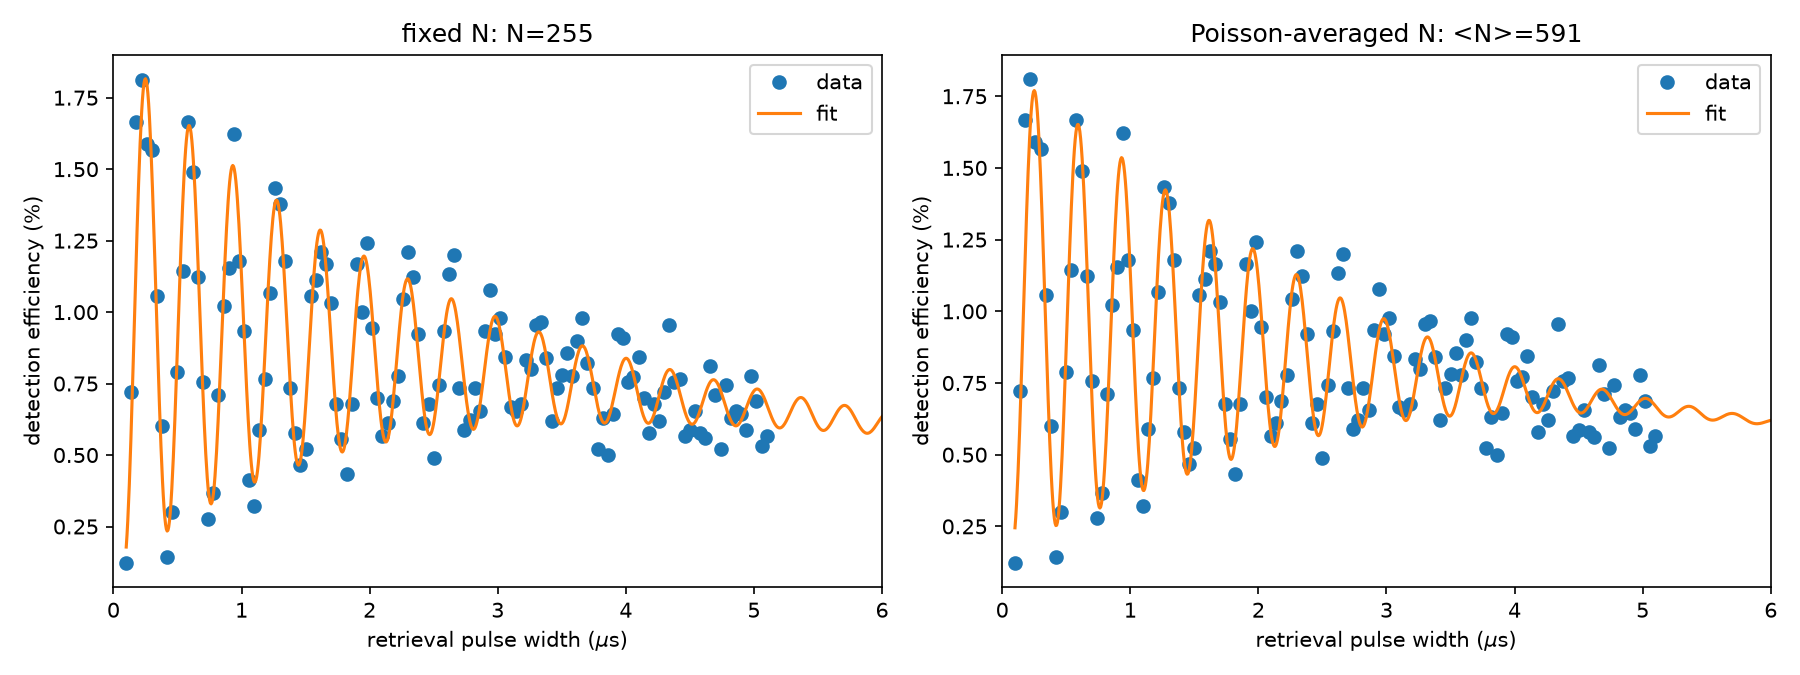

Reproduce this figure in Python.
"""Collective sqrt(N) Rabi oscillation: fit of the retrieval efficiency vs. pulse width.

Reproduces the Rabi-oscillation fitting used in Y. Mei, Y. Li, H. Nguyen, P. R.
Berman, A. Kuzmich, "Trapped Alkali-Metal Rydberg Qubit," Phys. Rev. Lett. 128,
123601 (2022). A weak two-photon (EIT-Raman) excitation pulse of variable
width couples the ground state to a single collective Rydberg excitation
shared by N atoms in the trap; because the two-atom-photon coupling scales
with the number of atoms as sqrt(N), the detection ("retrieval") efficiency
oscillates and decays as

    eff(t) = D*exp(-E*(t-t0)) - A*exp(-B*(t-t0))*cos(sqrt(N)*Omega_eff*(t-t0))

with a fixed single-atom two-photon Rabi-frequency scale Omega_eff set by the
control/probe Rabi frequencies (11.9, 14.8 MHz) and single-photon detuning
(480 MHz) of the EIT ladder scheme. Because the trapped atom number N
fluctuates shot to shot (loaded from a Poissonian atom-number distribution),
the observed contrast is reduced relative to the fixed-N curve; a second fit
Poisson-averages the same lineshape over N to capture this.

Source: Rabi fitting.ipynb. Data: data/150uk.csv (150 uK trap depth
retrieval-efficiency scan; columns "pulse width" [ns], "eff" [fraction]).
"""

from pathlib import Path

import matplotlib

matplotlib.use("Agg")
import matplotlib.pyplot as plt
import numpy as np
import pandas as pd
from scipy.optimize import curve_fit
from scipy.stats import poisson

# Fixed two-photon Rabi-frequency scale (MHz) set by the control/probe Rabi
# frequencies (11.9, 14.8 MHz) and the 480 MHz single-photon EIT detuning.
OMEGA_EFF_CONST = 2 * np.pi * 11.9 * 14.8 / (2 * 480)


def rabi_decay(t, a, b, n, d, e, t0):
    """Damped collective Rabi oscillation at fixed atom number n (=N)."""
    return d * np.exp(-e * (t - t0)) - a * np.exp(-b * (t - t0)) * np.cos(
        np.sqrt(n) * OMEGA_EFF_CONST * (t - t0)
    )


def rabi_decay_poisson_avg(t, a, b, n_mean, d, e, t0, omega_eff):
    """rabi_decay Poisson-averaged over the shot-to-shot atom number N.

    omega_eff is fit freely here (rather than fixed to OMEGA_EFF_CONST) since
    the Poisson average itself reshapes the effective envelope.
    """
    y = np.zeros_like(np.asarray(t, dtype=float))
    n_lo = max(int(n_mean - 3 * np.sqrt(n_mean)), 0)
    n_hi = int(n_mean + 3 * np.sqrt(n_mean))
    for j in range(n_lo, n_hi + 1):
        weight = poisson.pmf(j, n_mean)
        y += weight * (
            d * np.exp(-e * (t - t0))
            - a * np.exp(-b * (t - t0)) * np.cos(np.sqrt(j) * omega_eff * (t - t0))
        )
    return y


def main():
    df = pd.read_csv(Path(__file__).parent / "data" / "150uk.csv")
    x = df["pulse width"].to_numpy() / 1000  # ns -> us
    y = df["eff"].to_numpy() * 100  # fraction -> percent

    bounds = ([0, 0, 0, 0, 0, 0], [np.inf] * 6)
    popt1, _ = curve_fit(
        rabi_decay, x, y, p0=[1, 0.1, 4, 0.01, 0.1, 0], bounds=bounds, maxfev=10000
    )

    bounds2 = ([0, 0, 0, 0, 0, 0, 0], [np.inf] * 7)
    popt2, _ = curve_fit(
        rabi_decay_poisson_avg,
        x,
        y,
        p0=[1, 0.1, 200, 0.01, 0.1, 0, 2],
        bounds=bounds2,
        maxfev=10000,
    )

    print(f"fixed-N fit:   A={popt1[0]:.3f} B={popt1[1]:.3f} N={popt1[2]:.1f} "
          f"D={popt1[3]:.3f} E={popt1[4]:.3f} t0={popt1[5]:.3f}")
    print(f"Poisson-N fit: A={popt2[0]:.3f} B={popt2[1]:.3f} <N>={popt2[2]:.1f} "
          f"D={popt2[3]:.3f} E={popt2[4]:.3f} t0={popt2[5]:.3f} "
          f"Omega_eff={popt2[6]:.3f} MHz")

    t_fine = np.linspace(min(x), max(x) * 1.2, 1000)

    fig, axes = plt.subplots(1, 2, figsize=(12, 4.5))

    axes[0].plot(x, y, "o", label="data")
    axes[0].plot(t_fine, rabi_decay(t_fine, *popt1), "-", label="fit")
    axes[0].set_xlim([0, 6])
    axes[0].set_xlabel(r"retrieval pulse width ($\mu$s)")
    axes[0].set_ylabel("detection efficiency (%)")
    axes[0].set_title(f"fixed N: N={popt1[2]:.0f}")
    axes[0].legend()

    axes[1].plot(x, y, "o", label="data")
    axes[1].plot(t_fine, rabi_decay_poisson_avg(t_fine, *popt2), "-", label="fit")
    axes[1].set_xlim([0, 6])
    axes[1].set_xlabel(r"retrieval pulse width ($\mu$s)")
    axes[1].set_ylabel("detection efficiency (%)")
    axes[1].set_title(f"Poisson-averaged N: <N>={popt2[2]:.0f}")
    axes[1].legend()

    fig.tight_layout()
    fig.savefig(Path(__file__).with_suffix(".png"), dpi=150)


if __name__ == "__main__":
    main()
